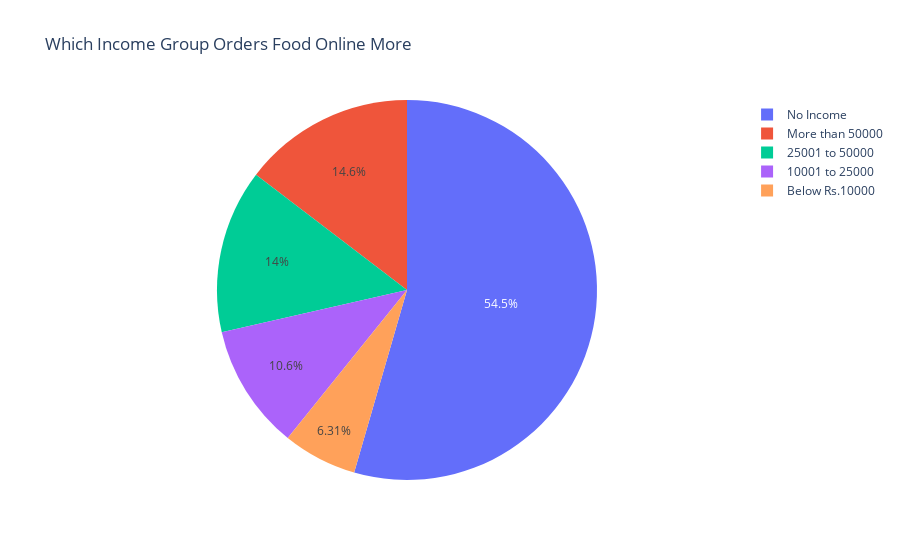

Source (notebook cell):
### Code cell
income = buying_again["Monthly Income"].value_counts()
label = income.index
counts = income.values
fig = go.Figure(data=[go.Pie(labels=label, values=counts)])
fig.update_layout(title_text='Which Income Group Orders Food Online More')
fig.show()

### Figure 1 — Plotly figure (JSON) as saved in the notebook; plotly's stock layout.template omitted (floating-point values rounded to 4 significant figures)
{"data": [{"labels": ["No Income", "More than 50000", "25001 to 50000", "10001 to 25000", "Below Rs.10000"], "type": "pie", "values": [164, 44, 42, 32, 19]}], "layout": {"title": {"text": "Which Income Group Orders Food Online More"}}}
